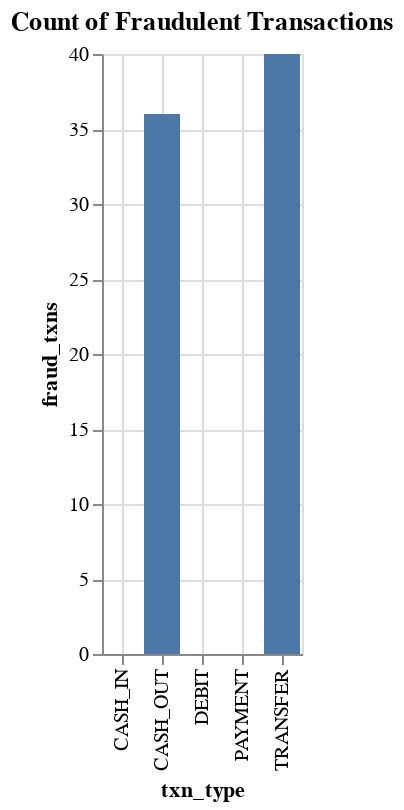

Notebook code for this chart:
### Code cell
%chart x=txn_type, y=fraud_txns, title="Count of Fraudulent Transactions"

### Figure 1 — Vega-Lite specification as saved in the notebook (floating-point values rounded to 4 significant figures)
{"$schema": "https://vega.github.io/schema/vega-lite/v3.json", "data": {"format": {"type": "csv"}, "values": "\"txn_type\",\"isFraud\",\"fraud_txns\"\n\"CASH_IN\",\"13142\",\"0\"\n\"PAYMENT\",\"20468\",\"0\"\n\"DEBIT\",\"387\",\"0\"\n\"TRANSFER\",\"5045\",\"40\"\n\"CASH_OUT\",\"20958\",\"36\"\n"}, "encoding": {"x": {"axis": {"grid": true, "title": "txn_type"}, "field": "txn_type", "type": "nominal"}, "y": {"axis": {"grid": true, "title": "fraud_txns"}, "field": "fraud_txns", "type": "quantitative"}}, "mark": {"color": "#4C78A8", "type": "bar"}, "title": "Count of Fraudulent Transactions"}
